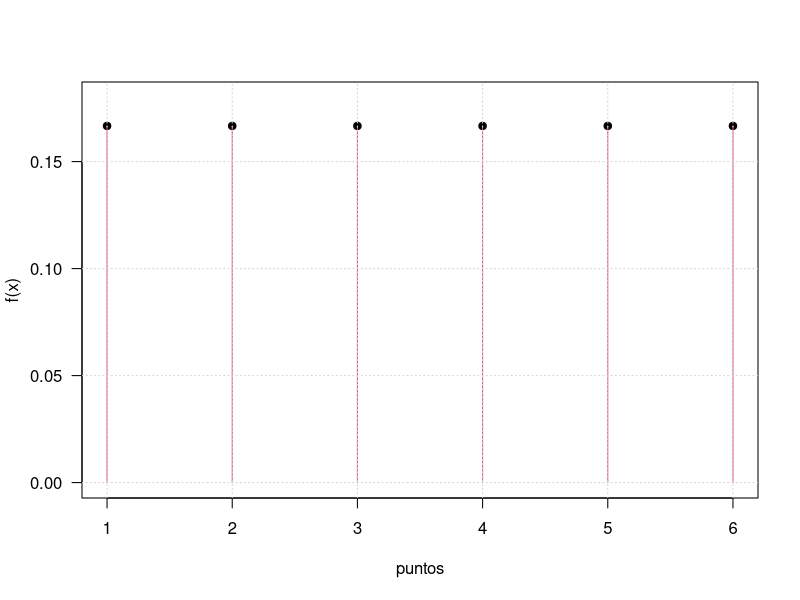
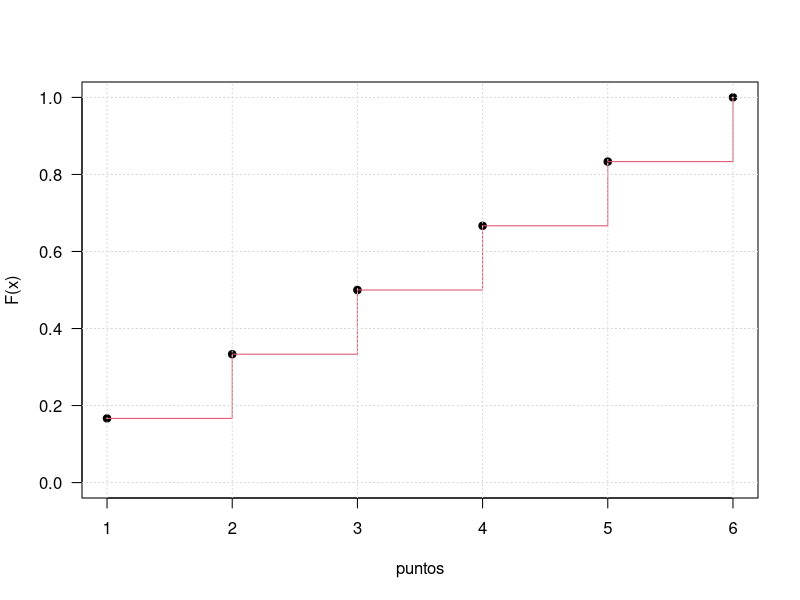
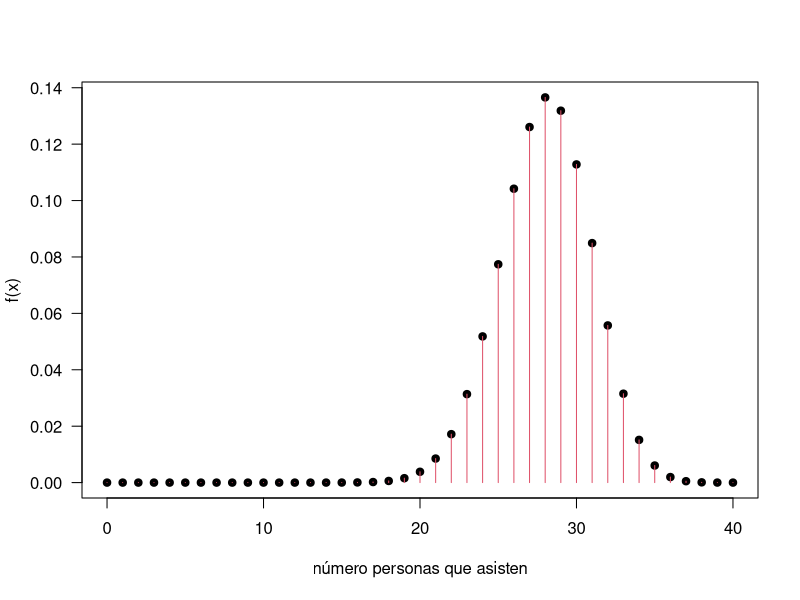
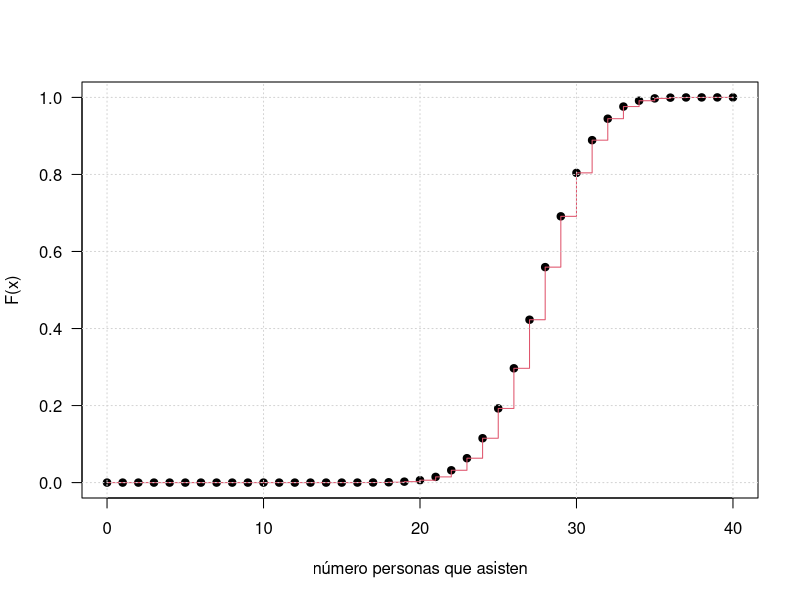

Generate these figures, in order, with R:
## ---- chunk 1
knitr::opts_chunk$set(echo = TRUE)

# colores
c0="#0DA5A6" # VERDE CLARO
c1="#E77C00" # NARANJA
c2="#6666FF" # AZUL  
c3="#4CBFBA" # VERDE CLARO  
c4="#E09600" # AMARILLO  
c5="#BC2B6A" # MORADO  

## ---- chunk 2
x=1:6
fx=rep(1,6)/6
plot(x,fx,pch=19, ylim=c(0,0.18), las=1, xlab="puntos", ylab="f(x)")  
lines(x, fx, type="h", col=2)
grid()
  
## ---- chunk 3
x=1:6
fx=rep(1,6)/6
Fx=cumsum(fx)
plot(x,Fx, las=1, ylab="F(x)", xlab="puntos",pch=19, ylim=c(0,1))
lines(x, Fx, type="s", col=2)
grid()
## ---- chunk 4
x=1:6
fx=round(rep(1,6)/6,6)
Fx=round(cumsum(fx),4)
data.frame(x,fx,Fx)
## ---- chunk 5
x=0:40
fx=choose(40,x)*0.70^x*0.30^(40-x)  
plot(x,fx, las=1, ylab="f(x)", xlab="número personas que asisten", pch=19)
lines(x, fx, type="h", col=2)
## ---- chunk 6
x=0:40
fx=choose(40,x)*0.70^x*0.30^(40-x)  
Fx=cumsum(fx)
plot(x,Fx, las=1, ylab="F(x)", xlab="número personas que asisten",pch=19, ylim=c(0,1))
lines(x, Fx, type="s", col=2)
grid()

## ---- chunk 7
x=0:40
fx=round(choose(40,x)*0.70^x*0.30^(40-x),6)  
Fx=round(cumsum(fx),4)

cat("P(X=0)   = ", fx[1], "\n")
cat("P(X=20)  = ", fx[21], "\n")
cat("P(X<35)  = ", Fx[35], "\n")
cat("P(X<=35) = ", Fx[36])
## ---- chunk 8
fy=function(y){1/4*exp(-y/4)}
integrate(fy, lower=0,upper=Inf)
## ---- chunk 9
fy=function(y){1/4*exp(-y/4)}
p5=integrate(fy, lower=0,upper=5)
cat("P(X<5) = ",p5$value )
## ---- chunk 10
x=0:40
fx=round(choose(40,x)*0.70^x*0.30^(40-x),6)
Ex=sum(x*fx)
Ex2=sum(x^2*fx)
cat("E[X] =",Ex, "\n")
cat("V[X] = ", Ex2-Ex^2)
## ---- chunk 11
fy=function(y){1/4*exp(-y/4)}
fEy=function(y){1/4*exp(-y/4)*y}
fEy2=function(y){1/4*exp(-y/4)*y^2}
Ey=integrate(fEy, lower=0,upper=Inf)
Ey2=integrate(fEy2, lower=0,upper=Inf)
cat("E[X] = ", Ey$value,"\n")
cat("V[X] = ", Ey2$value-Ey$value^2)
